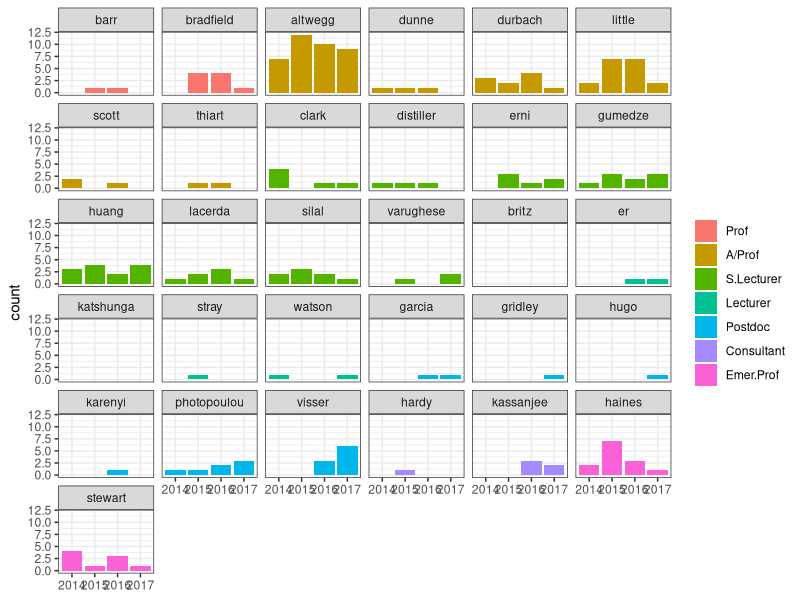
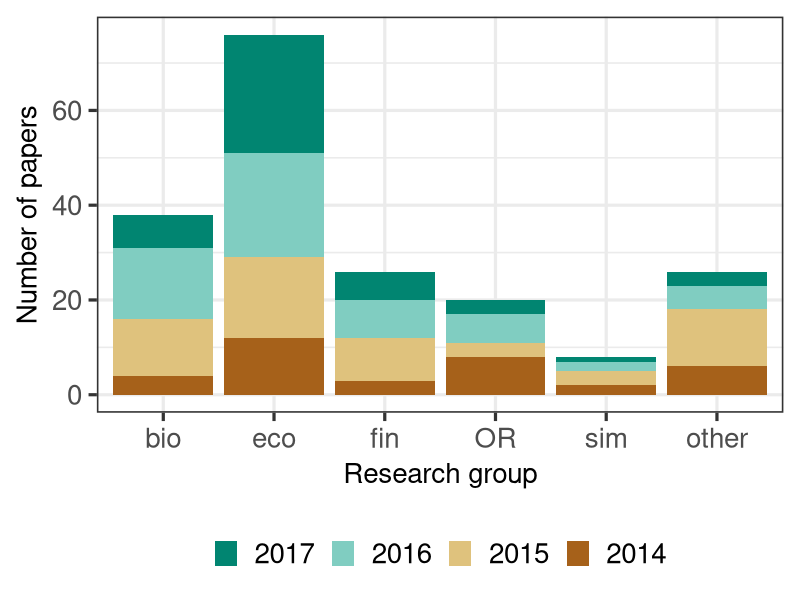
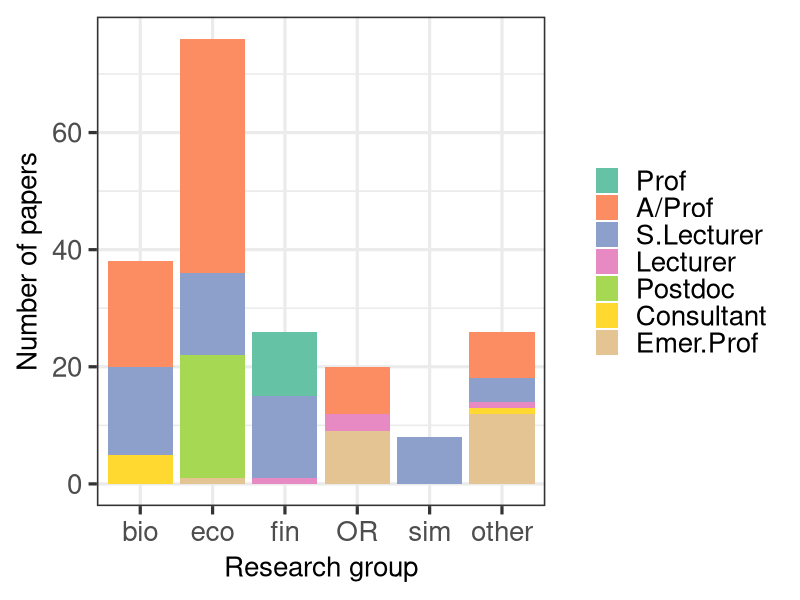
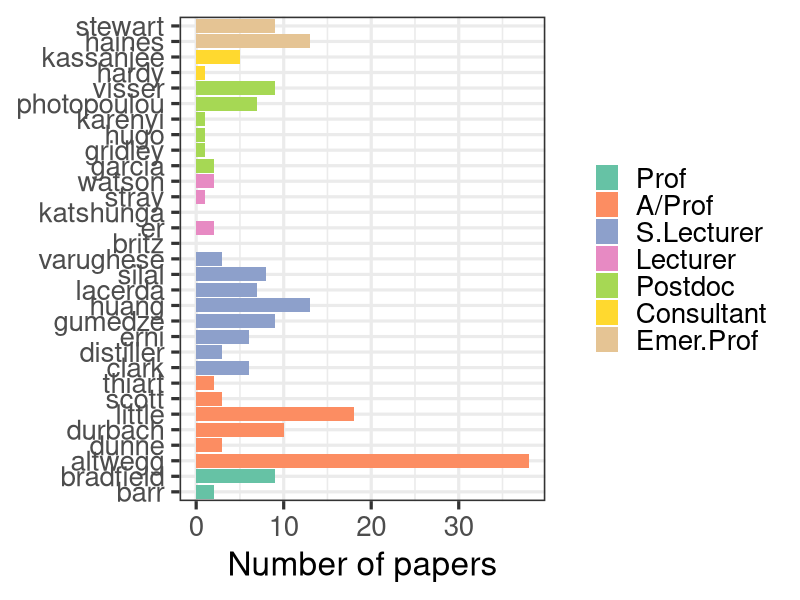
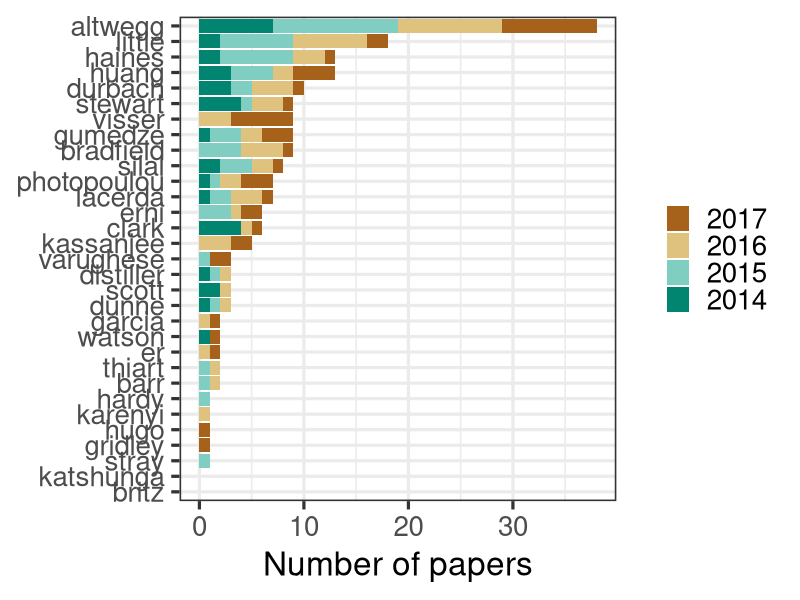
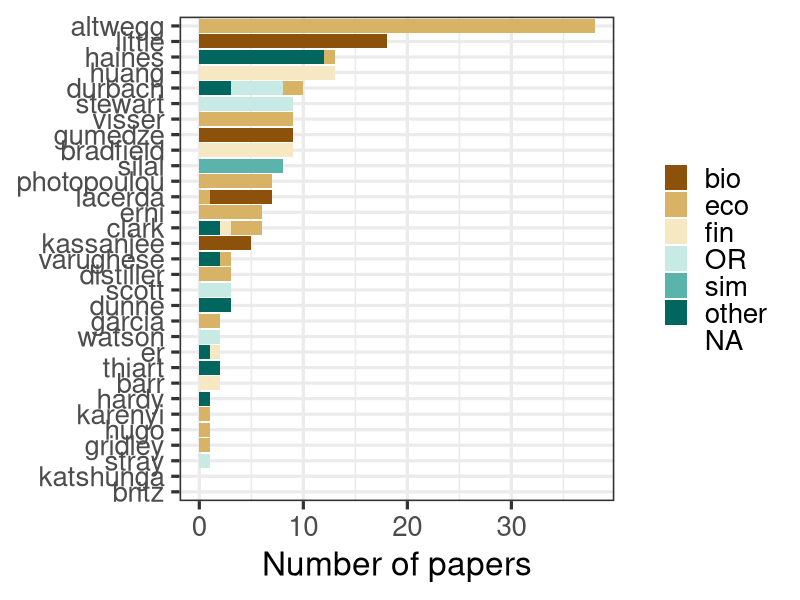
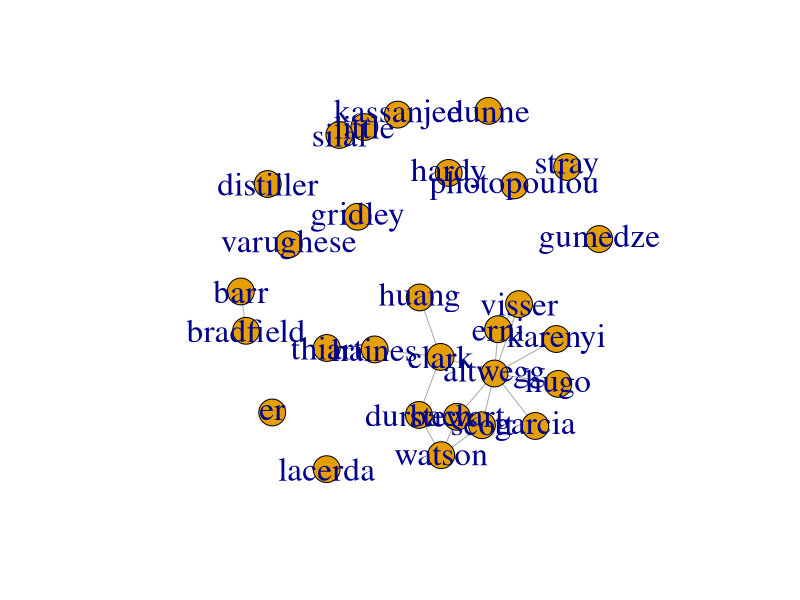

The R source for these figures, in order:
library(tidyverse)
library(igraph)
library(gridExtra)

sta_pubs <- read_csv2("output/sta_pubs_with_groups.csv")

# removing people who started in 2017
sta_pubs <- sta_pubs %>% 
  filter(!(author %in% c("gebbie", "low", "mavuso", "msemburi", "ngwenya", "pienaar", "henry")))

sta_pubs$year <- factor(sta_pubs$year, levels = 2014:2017)

sta_pubs$rgroup <- factor(sta_pubs$rgroup, levels = c("b", "des", "e", "edu", "f", "geo", "msim",
                                                      "or", "oth"),
                          labels = c("biostats", "design", "ecostats", "education", "financial", "geostats", "mathmod", "OR", "other"))

sta_pubs$rgroup2 <- fct_collapse(sta_pubs$rgroup, 
                                 bio = "biostats", 
                                 eco = "ecostats",
                                 fin = "financial",
                                 OR = "OR",
                                 sim = "mathmod",
                                 other = c("design", "education", "geostats", "other"))
sta_pubs$rgroup2 <- factor(sta_pubs$rgroup2, levels = c("bio", "eco", "fin", "OR", "sim", "other"))

sta_pubs$role <- factor(sta_pubs$role, levels = c("p", "ap", "sl", "l", "pdoc", "con", "ep"),
                        labels = c("Prof", "A/Prof", "S.Lecturer", "Lecturer", "Postdoc", "Consultant", "Emer.Prof"))

# hack to reorder the staff names in order of level (prof)
ordered_staff <- sta_pubs %>% arrange(role, author) %>% 
  select(author) %>% unique() %>% unlist() %>% as.character()

sta_pubs$author <- factor(sta_pubs$author, levels = ordered_staff)

# summaries

# by year
all_by_year <- sta_pubs %>% 
  filter(!is.na(year)) %>%
  group_by(year) %>% 
  summarize(unique = n_distinct(title), total = n() - unique) %>%
  gather(unique, total, key = "papers", value = "n") %>%
  ggplot(aes(x = year, y = n, fill = papers)) + geom_bar(stat = "identity") +
  theme_bw(base_size=24) + 
  xlab("Year") + ylab("Number of papers") + 
  theme(axis.text=element_text(size=20), axis.title=element_text(size=20)) +
  theme(legend.position = "bottom", legend.text=element_text(size=20),
        legend.title=element_blank())

# by subject
all_by_group <- sta_pubs %>% 
  filter(!is.na(year)) %>%
  group_by(rgroup2) %>% 
  summarize(unique = n_distinct(title), total = n() - unique) %>%
  gather(unique, total, key = "papers", value = "n") %>%
  ggplot(aes(x = rgroup2, y = n, fill = papers)) + geom_bar(stat = "identity") +
  theme_bw(base_size=24) + 
  xlab("Research group") + ylab("Number of papers") + 
  theme(axis.text=element_text(size=20), axis.title=element_text(size=20)) +
  theme(legend.position = "bottom", legend.text=element_text(size=20),
        legend.title=element_blank())

ggsave("results/totalpapers.png", arrangeGrob(all_by_year, all_by_group, ncol = 2), 
       width = 14, height = 7, dpi = 300)

# by subject and year
group_by_year <- sta_pubs %>% 
  mutate(year = factor(sta_pubs$year, levels = 2017:2014)) %>%
  filter(!is.na(year)) %>%
  group_by(rgroup2, year) %>% 
  summarize(total = n()) %>%
  ggplot(aes(x = rgroup2, y = total, fill = year)) + geom_bar(stat = "identity") +
  scale_fill_brewer(palette = "BrBG", direction = -1) +
  theme_bw(base_size=24) + 
  xlab("Research group") + ylab("Number of papers") + 
  theme(axis.text=element_text(size=20), axis.title=element_text(size=20)) +
  theme(legend.position = "bottom", legend.text=element_text(size=20),
        legend.title=element_blank())

ggsave("results/group_by_year.png", group_by_year, width = 9, height = 5, dpi = 300)

# by subject and role
group_by_role <- sta_pubs %>% 
  filter(!is.na(rgroup2)) %>%
  group_by(rgroup2, role) %>% 
  summarize(total = n()) %>%
  ungroup() %>%
  ggplot(aes(x = rgroup2, y = total, fill = role)) + geom_bar(stat = "identity") +
  scale_fill_brewer(palette = "Set2") +
  theme_bw(base_size=24) + 
  xlab("Research group") + ylab("Number of papers") + 
  theme(axis.text=element_text(size=20), axis.title=element_text(size=20)) +
  theme(legend.position = "right", legend.text=element_text(size=20),
        legend.title=element_blank())
ggsave("results/group_by_role.png", group_by_role, width = 9, height = 5, dpi = 300)

# per person, fill by role
person_by_role <- sta_pubs %>% 
  group_by(author, year, role) %>% 
  summarize(count = n()) %>% 
  ungroup() %>% 
  complete(nesting(author, role), year, fill = list(count = 0)) %>%
  filter(!is.na(year)) %>%
  ggplot(aes(x = reorder(author, role), y = count, fill = role)) + geom_col() + coord_flip() +
  scale_fill_brewer(palette = "Set2") +
  theme_bw(base_size=24) + 
  ylab("Number of papers") + 
  theme(axis.text=element_text(size=20), axis.title.y=element_blank()) +
  theme(legend.position = "right", legend.text=element_text(size=20),
        legend.title=element_blank()) 
ggsave("results/person_by_role.png", person_by_role, width = 9, height = 8, dpi = 300)

# per person per year
person_by_year <- sta_pubs %>% 
  mutate(year = factor(sta_pubs$year, levels = 2017:2014)) %>%
  group_by(author, year, role) %>% 
  summarize(count = n()) %>% 
  ungroup() %>% 
  complete(nesting(author, role), year, fill = list(count = 0)) %>%
  filter(!is.na(year)) %>%
  ggplot(aes(x = reorder(author, count), y = count, fill = year)) + geom_col() + coord_flip() +
  scale_fill_brewer(palette = "BrBG") +
  theme_bw(base_size=24) + 
  ylab("Number of papers") + 
  theme(axis.text=element_text(size=20), axis.title.y=element_blank()) +
  theme(legend.position = "right", legend.text=element_text(size=20),
        legend.title=element_blank())
ggsave("results/person_by_year.png", person_by_year, width = 9, height = 8, dpi = 300)

# per person per year
totals <- sta_pubs %>% 
  group_by(author) %>% 
  summarize(total = n()) 

person_by_group <- sta_pubs %>% 
  group_by(author, rgroup2) %>% 
  summarize(count = n()) %>% 
  ungroup() %>% 
  left_join(totals, by = "author") %>%
  ggplot(aes(x = reorder(author, total), y = count, fill = rgroup2)) + 
  geom_col() + coord_flip() +
  scale_fill_brewer(palette = "BrBG") +
  theme_bw(base_size=24) + 
  ylab("Number of papers") + 
  theme(axis.text=element_text(size=20), axis.title.y=element_blank()) +
  theme(legend.position = "right", legend.text=element_text(size=20),
        legend.title=element_blank())
ggsave("results/person_by_group.png", person_by_group, width = 9, height = 8, dpi = 300)

# publications per person per year
by_person <- sta_pubs %>% 
  group_by(rgroup2, author, year) %>% 
  summarize(count = n(), role = first(role)) %>% 
  arrange(role) %>% ungroup() %>% 
  complete(nesting(author,role), year, fill = list(count = 0)) %>%
  filter(!is.na(year))

# per person, coloured by role
by_person %>%
  arrange(role) %>%
  ggplot(aes(x = year, y = count, fill = role)) + 
  facet_wrap(~author) + geom_col() + theme_bw() + 
  theme(axis.title.x = element_blank(), legend.title=element_blank())

# collaboration graph
edgelist <- sta_pubs %>% 
  select(title, author) %>%
  filter(!is.na(title)) %>%
  mutate(title = str_replace_all(title, "[^[A-za-z]]", "")) 

g <- graph.edgelist(as.matrix(edgelist))
V(g)$type <- FALSE
V(g)$label.cex <- 2
V(g)$type[V(g)$name %in% edgelist$author] <- TRUE
author_projection <- bipartite.projection(g)$proj2
set.seed(100)
png("results/network.png", 800, 800)
plot(author_projection)
dev.off()
